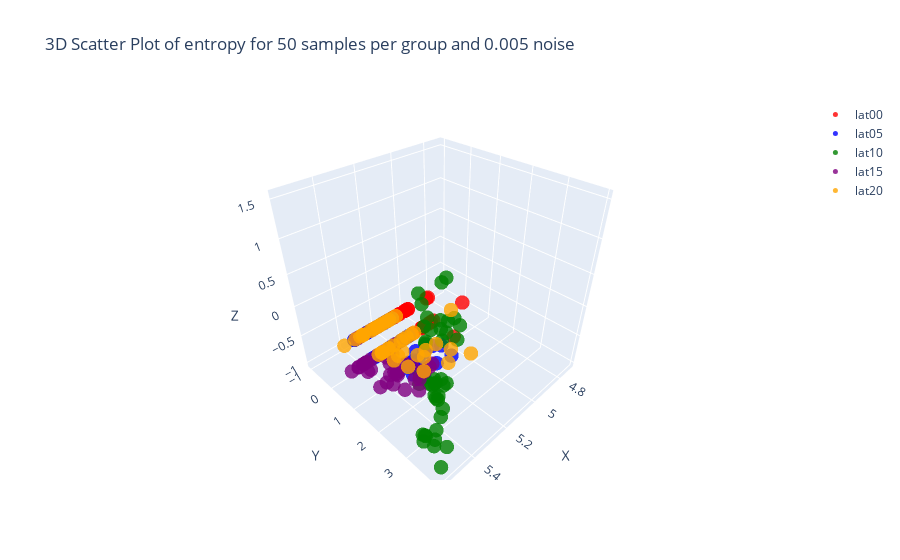

The code cell stored with this chart in its notebook:
### Code cell
plot_norms('entropy', 0.005, 50)
